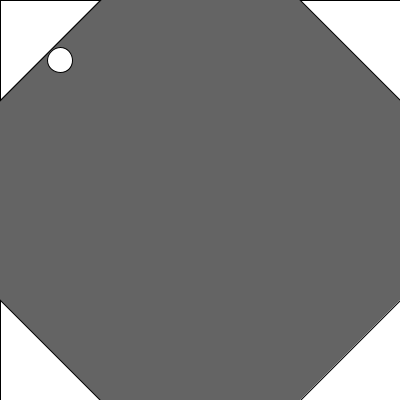
Frame 1 (no input)
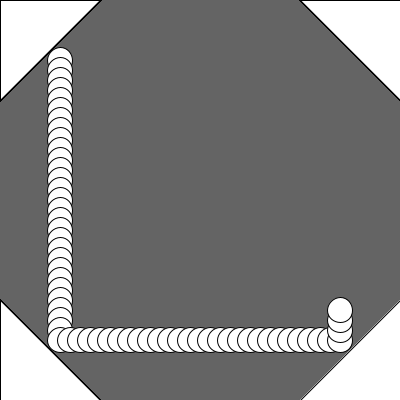
Frame 60 (the mouse pressed at the canvas centre just before this capture)
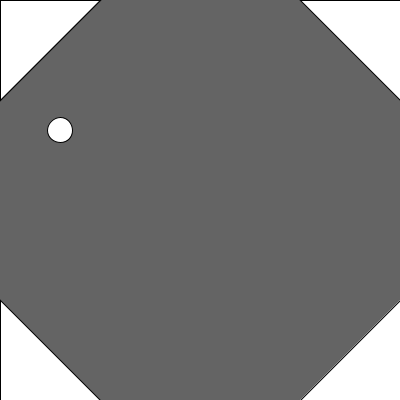
Frame 120 (the mouse held since frame 60 and released just before this capture)

The Processing sketch that drew these frames (run headless with seeded random() and noise(); from frame 60 on, the mouse is pressed at the canvas centre):

// Processing sketch: processing_183322
// ── processing_183322.pde

int x = 60;
int y=60;

int speed = 10;

int state = 0;

void setup() {
  size(400, 400);
  background(100);
}

void draw() {
  //boudaries
  triangle(0, 0, 0, 100, 100, 0);
  triangle(300, 0, 400, 0, 400, 100);
  triangle(0, 300, 0, 400, 100, 400);
  triangle(400, 400, 400, 300, 300, 400);
  //the ball
  ellipse(x, y, 25, 25);
  //movement
  if (state ==0) {
    y=y+speed;
    if (y==340) {
      y=y;
      state=1;
    }
  } else if (state==1) {
    x=x+speed;
    if (x==340) {
      x=x;
      state=2;
    }
  } else if (state==2) {
    y=y-speed;
    if (y==60) {
      y=y;
      state=3;
    }
  } else if (state==3) {
    x=x-speed;
    if (x==60) {
      x=x;
      state=4;
    }
  }else if (state ==4) {
  background(100);
    //boudaries
  triangle(0, 0, 0, 100, 100, 0);
  triangle(300, 0, 400, 0, 400, 100);
  triangle(0, 300, 0, 400, 100, 400);
  triangle(400, 400, 400, 300, 300, 400);
  //the ball
  ellipse(x, y, 25, 25);
    y=y+speed;
    if (y==340) {
      y=y;
      state=5;
    }
  } else if (state==5) {
  background(100);
    //boudaries
  triangle(0, 0, 0, 100, 100, 0);
  triangle(300, 0, 400, 0, 400, 100);
  triangle(0, 300, 0, 400, 100, 400);
  triangle(400, 400, 400, 300, 300, 400);
  //the ball
  ellipse(x, y, 25, 25);
    x=x+speed;
    if (x==340) {
      x=x;
      state=6;
    }
  } else if (state==6) {
  background(100);
    //boudaries
  triangle(0, 0, 0, 100, 100, 0);
  triangle(300, 0, 400, 0, 400, 100);
  triangle(0, 300, 0, 400, 100, 400);
  triangle(400, 400, 400, 300, 300, 400);
  //the ball
  ellipse(x, y, 25, 25);
    y=y-speed;
    if (y==60) {
      y=y;
      state=7;
    }
  } else if (state==7) {
  background(100);
    //boudaries
  triangle(0, 0, 0, 100, 100, 0);
  triangle(300, 0, 400, 0, 400, 100);
  triangle(0, 300, 0, 400, 100, 400);
  triangle(400, 400, 400, 300, 300, 400);
  //the ball
  ellipse(x, y, 25, 25);
    x=x-speed;
    if (x==60) {
      x=x;
      state=0;
    }
  }
}
